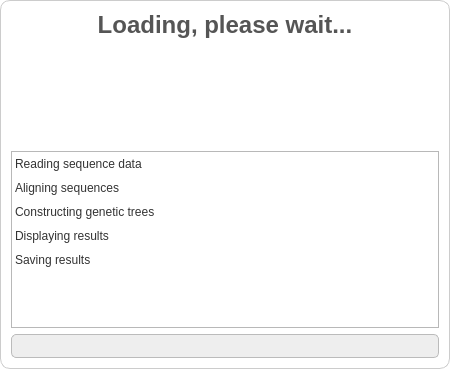
<?xml version="1.0" encoding="UTF-8"?>
<ui version="4.0">
 <class>LoadingDialog</class>
 <widget class="QDialog" name="LoadingDialog">
  <property name="geometry">
   <rect>
    <x>0</x>
    <y>0</y>
    <width>450</width>
    <height>369</height>
   </rect>
  </property>
  <property name="minimumSize">
   <size>
    <width>450</width>
    <height>369</height>
   </size>
  </property>
  <property name="maximumSize">
   <size>
    <width>450</width>
    <height>500</height>
   </size>
  </property>
  <property name="windowTitle">
   <string>Loading...</string>
  </property>
  <property name="styleSheet">
   <string>
                QDialog {
                background-color: #ffffff; /* Set the background color to white */
                border-radius: 10px;
                border: 1px solid #ccc;
                }
            </string>
  </property>
  <layout class="QVBoxLayout" name="verticalLayout">
   <item>
    <widget class="QLabel" name="loadingLabel">
     <property name="styleSheet">
      <string notr="true">font-size: 18pt; font-weight: bold; color: #555;</string>
     </property>
     <property name="text">
      <string>Loading, please wait...</string>
     </property>
     <property name="alignment">
      <set>Qt::AlignCenter</set>
     </property>
    </widget>
   </item>
   <item>
    <layout class="QHBoxLayout" name="horizontalLayout">
     <item>
      <spacer name="horizontalSpacerLeft">
       <property name="orientation">
        <enum>Qt::Horizontal</enum>
       </property>
       <property name="sizeType">
        <enum>QSizePolicy::Expanding</enum>
       </property>
       <property name="sizeHint" stdset="0">
        <size>
         <width>0</width>
         <height>0</height>
        </size>
       </property>
      </spacer>
     </item>
     <item>
      <widget class="QLabel" name="movieLabel">
       <property name="minimumSize">
        <size>
         <width>100</width>
         <height>100</height>
        </size>
       </property>
       <property name="maximumSize">
        <size>
         <width>100</width>
         <height>100</height>
        </size>
       </property>
       <property name="alignment">
        <set>Qt::AlignCenter</set>
       </property>
      </widget>
     </item>
     <item>
      <spacer name="horizontalSpacerRight">
       <property name="orientation">
        <enum>Qt::Horizontal</enum>
       </property>
       <property name="sizeType">
        <enum>QSizePolicy::Expanding</enum>
       </property>
       <property name="sizeHint" stdset="0">
        <size>
         <width>0</width>
         <height>0</height>
        </size>
       </property>
      </spacer>
     </item>
    </layout>
   </item>
   <item>
    <widget class="QListWidget" name="checkListWidget">
     <property name="styleSheet">
      <string notr="true">
                            QListWidget::item {
                            font-size: 14pt;
                            color: #333;
                            padding: 5px;
                            }
                            QListWidget::item::checked {
                            color: #2A9D8F;
                            text-decoration: line-through;
                            }
                        </string>
     </property>
     <item>
      <property name="text">
       <string>Reading sequence data</string>
      </property>
     </item>
     <item>
      <property name="text">
       <string>Aligning sequences</string>
      </property>
     </item>
     <item>
      <property name="text">
       <string>Constructing genetic trees</string>
      </property>
     </item>
     <item>
      <property name="text">
       <string>Displaying results</string>
      </property>
     </item>
     <item>
      <property name="text">
       <string>Saving results</string>
      </property>
     </item>
    </widget>
   </item>
   <item>
    <widget class="QProgressBar" name="progressBar">
     <property name="styleSheet">
      <string notr="true">
                            QProgressBar {
                            border: 1px solid #bbb;
                            border-radius: 5px;
                            background-color: #eee;
                            text-align: center;
                            }
                            QProgressBar::chunk {
                            background-color: #2A9D8F;
                            width: 20px;
                            }
                        </string>
     </property>
     <property name="minimum">
      <number>0</number>
     </property>
     <property name="maximum">
      <number>100</number>
     </property>
     <property name="value">
      <number>0</number>
     </property>
     <property name="textVisible">
      <bool>false</bool>
     </property>
    </widget>
   </item>
  </layout>
 </widget>
 <resources/>
 <connections/>
</ui>
